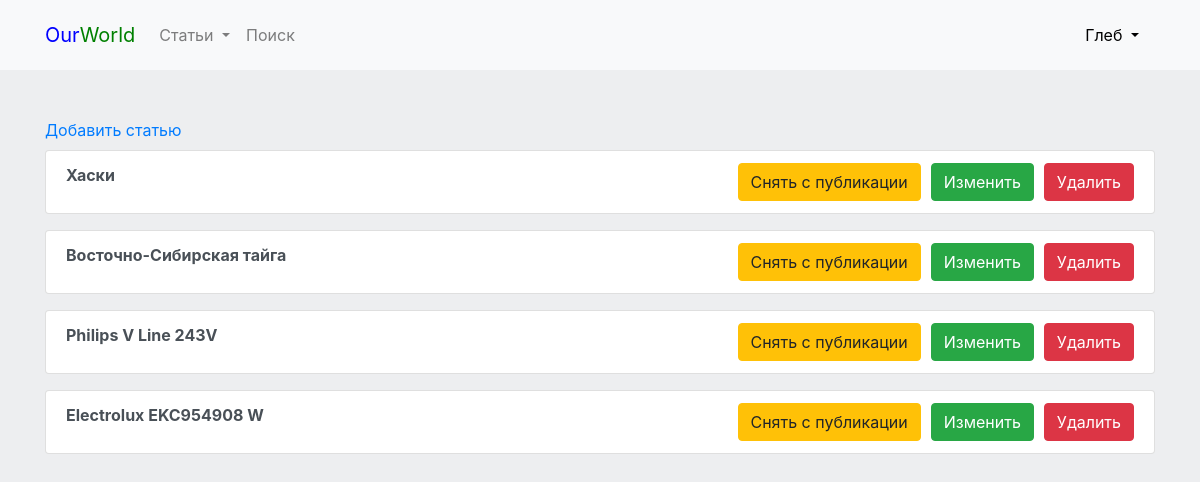
Screenshot of /my-articles.php (signed in) with the database file from the repository.
### tables this page shows
CREATE TABLE `articles` (
  `id` bigint(24) NOT NULL,
  `title` varchar(255) DEFAULT NULL,
  `short` varchar(500) DEFAULT NULL,
  `category_id` bigint(24) DEFAULT NULL,
  `body` text DEFAULT NULL,
  `image` varchar(500) DEFAULT NULL,
  `user_id` bigint(24) DEFAULT NULL,
  `time` date NOT NULL DEFAULT current_timestamp(),
  `public` int(10) DEFAULT 1
);

### app/Article.php (called while the page is built, shortened)
<?php
class Article extends Connect
{
    public static function get_userid($user_id)
    {
        $user_id = htmlspecialchars($user_id);
        $sql = "SELECT * FROM `articles` WHERE `user_id` = '$user_id'";
        $query = mysqli_query(self::db(), $sql);
        return $query;
    }
}

### app/Connect.php (called while the page is built, shortened)
<?php
class Connect
{
    private static $host = "127.0.0.1";
    private static $user = "root";
    private static $password = "";
    private static $name = "ourworld";
    public static function db()
    {
        $db = mysqli_connect(self::$host, self::$user, self::$password, self::$name);
        return $db;
    }
}

### my-articles.php (the view, shortened to what this page needs)
<!DOCTYPE html>
<html lang="en">
<?php require_once "includes/head.php" ?>
<body>
<?php require_once "includes/header.php" ?>
    <main>
        <div class="container mt-5">
            <div class="mb-2">
                <a href="create.php">Добавить статью</a>
            </div>
                <?php
                $articles = Article::get_userid($_SESSION["id"]);
                ?>
                <?php
                while($article = mysqli_fetch_assoc($articles))
                {
                ?>
                    <ul class="list-group mb-3">
                        <a href="one.php?id=<?=$article["id"]?>" class="list-group-item list-group-item-action">
                            <b><?=$article["title"]?></b>
                            <form method="POST" action="/my-articles.php" style="float: right;">
                                <button class="btn btn-danger" type="submit" name="delete_<?=$article["id"]?>">Удалить</button>
                            </form>
                            <form style="float: right; padding-right: 10px;" method="POST" action="/update.php?id=<?=$article["id"]?>">
                                <button class="btn btn-success">Изменить</button>
                            </form>
                            <form method="POST" action="/my-articles.php" style="float: right; padding-right: 10px;">
                                <button class="btn btn-<?=(int)$article["public"] === 1 ? "warning" : "primary"?>" type="submit" name="public_<?=$article["id"]?>">
                                    <?=(int)$article["public"] === 1 ? "Снять с публикации" : "Опубликовать"?>
                                </button>
                            </form>
                        </a>
                    </ul>
                <?php
                }
            ?>
        </div>
    </main>
</body>
</html>

### assets/css/style.css (style rules this page uses)
html, body { background-color: #EDEEF0; }

### rows the page displays
articles: title "Хаски", public "Снять с публикации"
articles: title "Восточно-Сибирская тайга", public "Снять с публикации"
articles: title "Philips V Line 243V", public "Снять с публикации"
articles: title "Electrolux EKC954908 W", public "Снять с публикации"

### other values shown
$_SESSION["name"] "Глеб"
